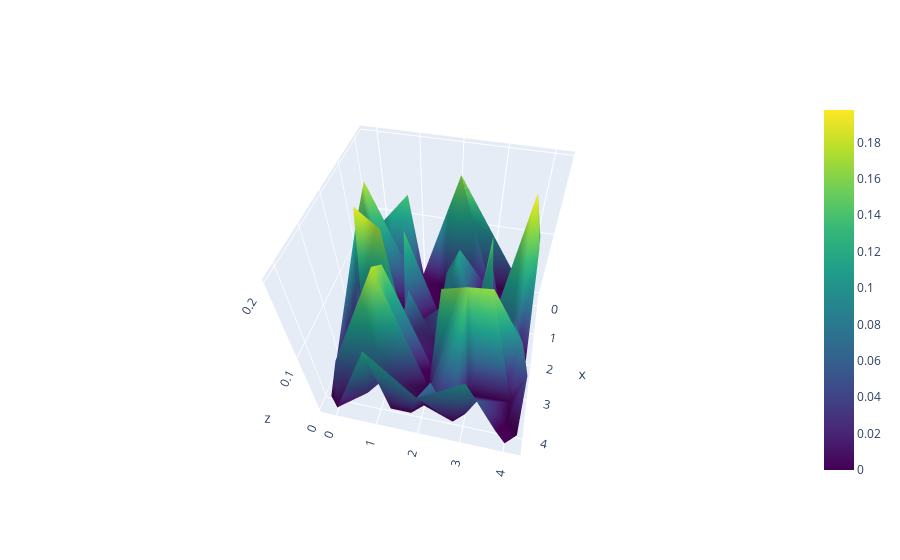

Write notebook code for a chart like this one.
### Code cell
# fig = go.Figure(data=[go.Mesh3d(x=X, y=Y, z=R, opacity=1.0, intensity=R, colorscale='Viridis')])
fig = go.Figure(data=[go.Mesh3d(x=X, y=Y, z=G, opacity=1.0, intensity=G, colorscale='Viridis')])

print(G)

fig.show()
